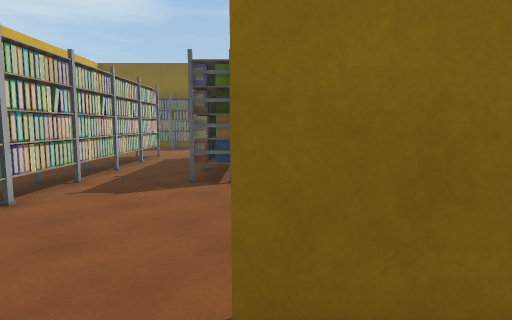
[1] (above)

18 first-person views from a walk through a scene from a Unity 3-D project. The camera is 1.4 m above the floor, tilts 6° down and sees 75° across. The floor is counted in squares, 1 m on a side. Each view is taken from the middle of a square. On the plan, view 1 faces up. The plan holds only what a view shows up to about 15 squares ahead; the rest is blank. The place goes on beyond the plan. The player character is not drawn. Door leaves are left out, so doorways stand open. Some surface patterns are stand-ins.

[2]
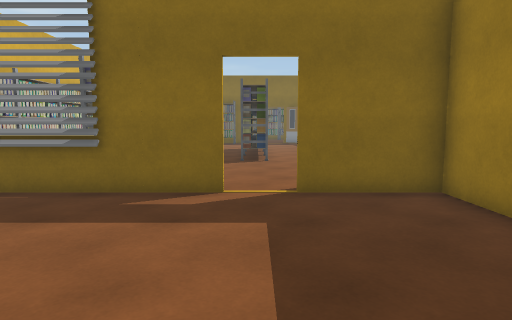

[3]
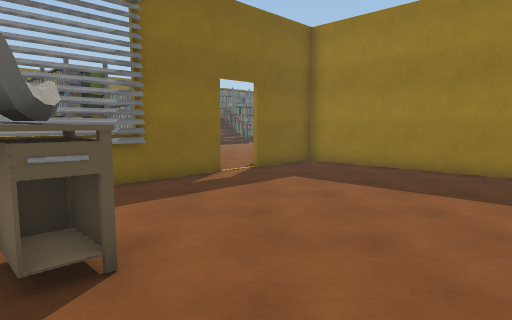

[4]
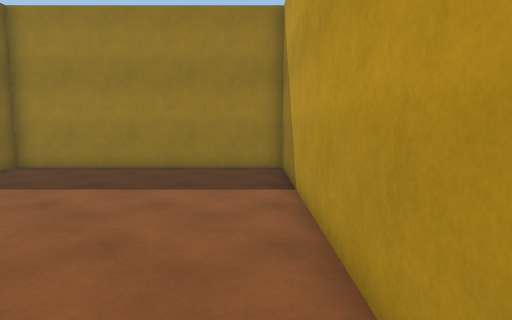

[5]
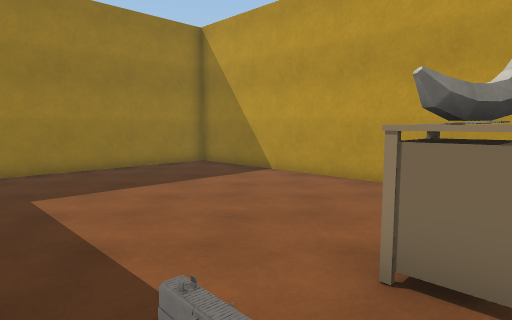

[6]
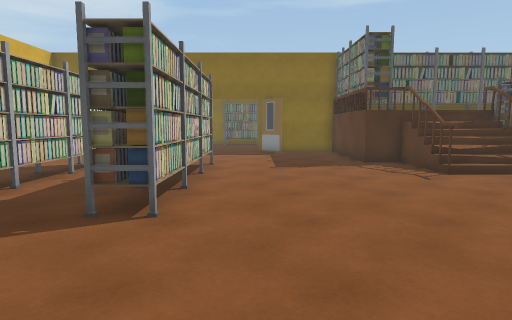

[7]
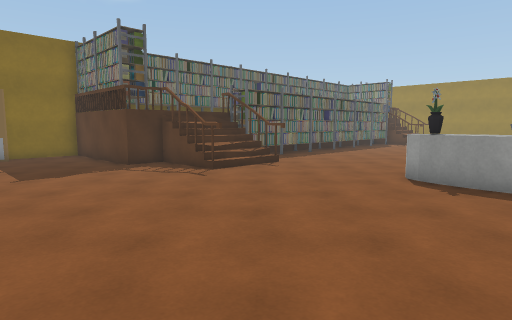

[8]
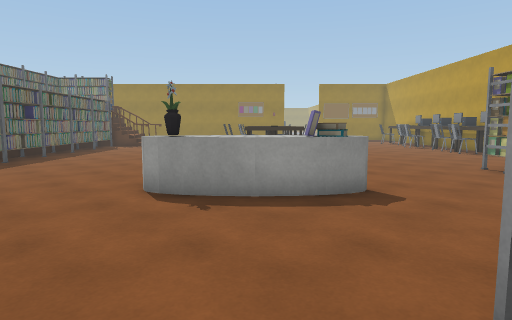

[9]
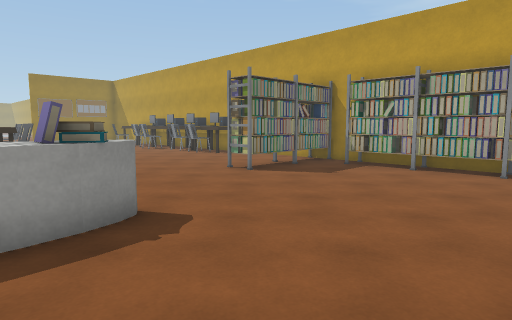

[10]
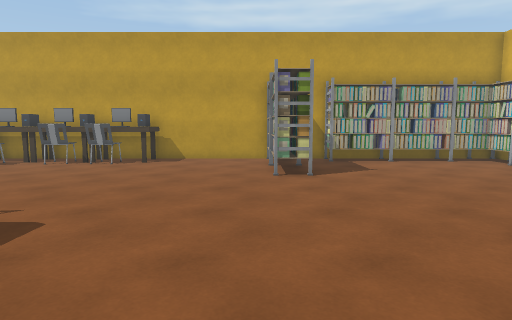

[11]
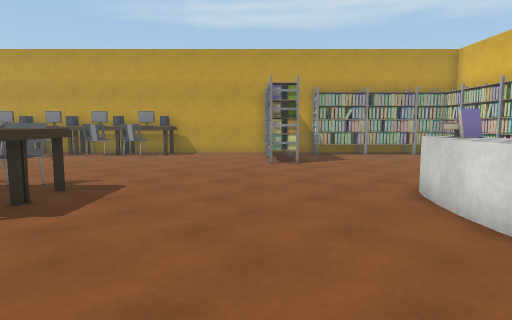

[12]
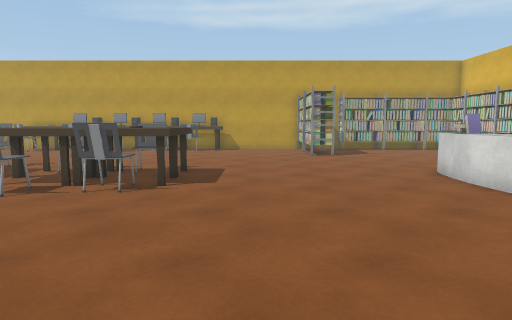

[13]
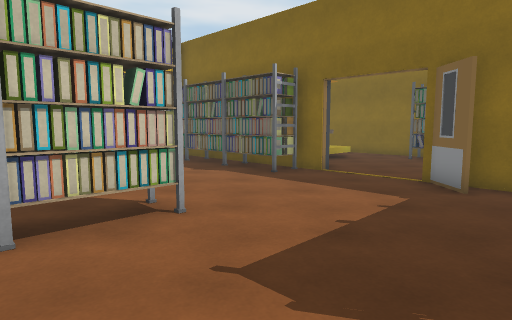

[14]
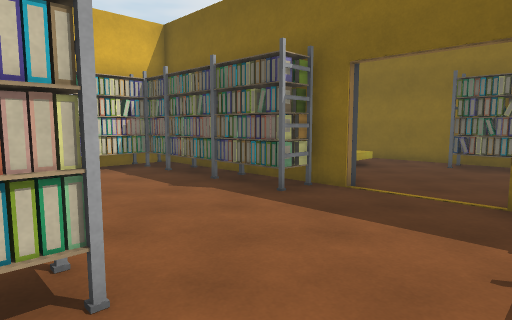

[15]
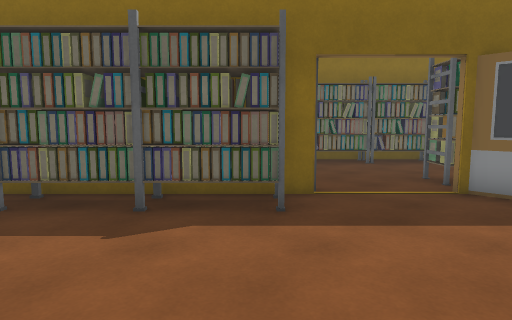

[16]
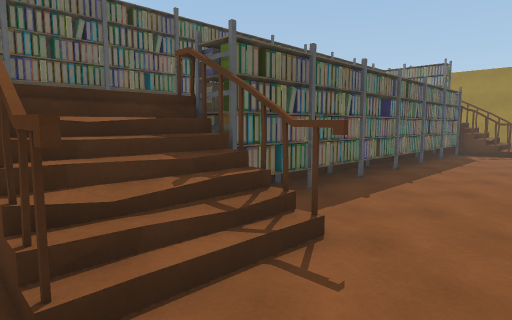

[17]
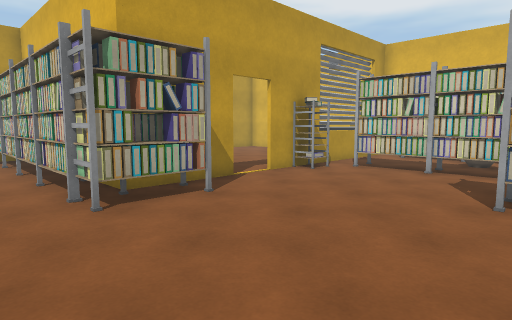

[18]
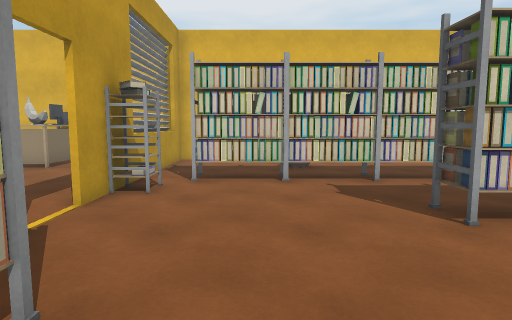

### Floor plan
Points are (right, up) in squares from view 1. A wall is a line through its corners. A room is listed if a view was taken in it or the views show most of it. See-through windows are left out.
Room 1 (views 1, 2, 3, 4, 5)
walls: (-3.6, 2) (-2.6, 2); (-1.6, 1.8) (-7, 1.8); (-7, -6.9) (2.9, -6.9) (2.9, 1.8) (-0.2, 1.8)
ways out: open door at (-0.5, 2) to room 2
objects: other object (-8, -2); other object (-7, -3) to (-7, -2); other object (-7, 0); other object (-3, 2) to (-3, 3)
Room 2 (views 6, 7, 8, 9, 10, 11, 12, 13, 14, 15, 16, 17, 18)
walls: (6.4, 12) (6.4, 15.4) (5.1, 15.4) (5.1, 20.4); (7.5, 14.2) (6.4, 14.2); (9.5, 12) (9.5, 13); (9.6, 12.4) (8.5, 12.4); (7.6, 14.7) (6.4, 14.7); (9.5, 14.2) (8.5, 14.2); (9.5, 14.7) (8.5, 14.7); (8.5, 5.7) (8.6, 6.5); (9.7, 6.3) (9.8, 5.8) (9.8, 5); (9.8, 5.1) (9.8, 4.2); (8.5, 4.4) (8.5, 5) (8.5, 5.9); (9.8, 4.3) (9.7, 3.5); (4.8, 20.7) (2.1, 20.7); (-0.2, 2) (3, 2); (-1.8, 20.7) (-8.5, 20.7); (-2.6, 2) (-1.6, 2); (3.8, 27.6) (-5.4, 27.6); (-8.5, 2) (-3.6, 2); (3, -6.9) (19.5, -6.9)
low walls: (7.1, 13.8) (6.4, 13.7); (7.5, 13.8) (6.8, 13.8); (3, -6.1) (3, -6.9)
ways out: open door at (-0.5, 2) to room 1; opening at (8, 14.5)
objects: other object (-8, 3); other object (-8, 6); other object (-8, 8); other object (-8, 19); other object (-8, 19) to (-7, 20); other object (-7, 6) to (-7, 7); other object (-6, 19) to (-6, 20); other object (-5, 4) to (-4, 5); other object (-5, 6) to (-4, 7); other object (-5, 8) to (-4, 10); other object (-5, 11) to (-4, 12); other object (-5, 13) to (-4, 15); other object (-5, 19) to (-3, 20); other object (-4, 25); other object (-3, 22); other object (-1, 8) to (-1, 10); other object (-1, 11) to (-1, 12); other object (-1, 13) to (-1, 15); other object (-1, 26) to (1, 27); other object (1, 20) to (2, 21); other object (2, 3) to (4, 3); other object (2, 22) to (3, 23); other object (2, 26) to (3, 27); other object (4, -6) to (5, -6); other object (4, -5); other object (4, -4) to (4, -3); other object (4, -2) to (4, -1); other object (4, 0) to (4, 2); other object (4, 26) to (5, 27); other object (6, -6) to (7, -6); other object (8, -6) to (10, -6); other object (9, 3); other object (9, 4); other object (9, 7); other object (10, 14) to (11, 15); other object (12, -6) to (12, -5); other object (12, -4) to (12, -2); other object (12, 14) to (14, 15); other object (15, 14) to (16, 15); other object (17, -6); other object (17, -5); other object (17, 3) to (17, 4); other object (17, 5) to (18, 5); other object (17, 14) to (18, 15); other object (18, -6); other object (18, -5) to (19, -5); other object (18, 2) to (18, 3); other object (18, 4); other object (18, 6) to (19, 6); other object (19, -6); other object (19, 3); other object (19, 4) to (19, 5); other object (19, 14) to (19, 15)

Where each view was taken, in squares from view 1:
view 1: 0 up, 0 right, facing up
view 2: 5 down, 1 left, facing up
view 3: 6 down, 8 left, facing up-right
view 4: 6 down, 8 left, facing right
view 5: 1 up, 8 left, facing down-right
view 6: 3 up, 1 right, facing up
view 7: 4 up, 0 right, facing up-right
view 8: 5 up, 2 right, facing right
view 9: 5 up, 4 right, facing down-right
view 10: 7 up, 13 right, facing down
view 11: 10 up, 13 right, facing down
view 12: 13 up, 15 right, facing down
view 13: 12 up, 4 right, facing up-left
view 14: 14 up, 2 right, facing up-left
view 15: 14 up, 3 left, facing up
view 16: 10 up, 6 right, facing up-right
view 17: 9 up, 6 right, facing down-left
view 18: 5 up, 4 right, facing left
